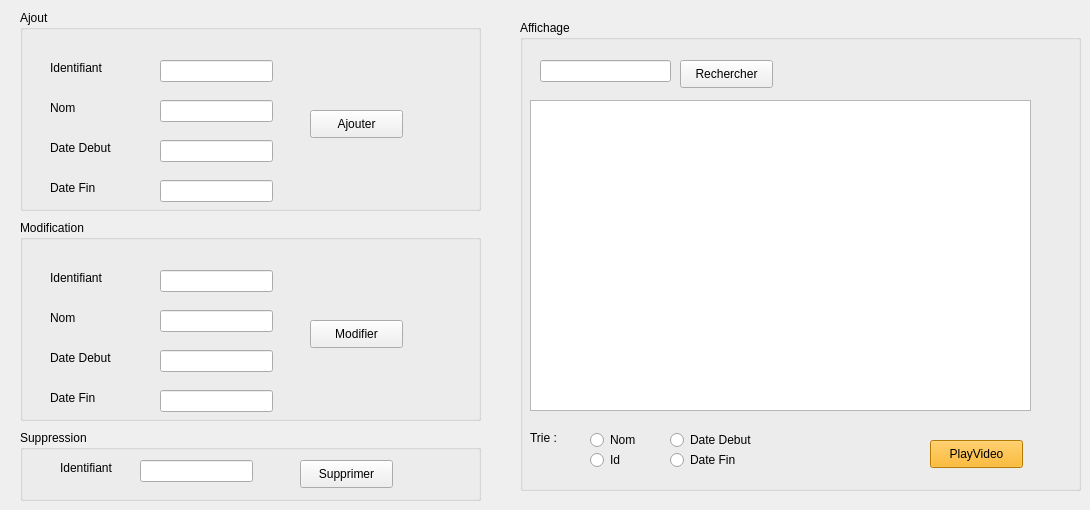
   <widget class="QWidget" name="tab">
    <attribute name="title">
     <string>Evennement</string>
    </attribute>
    <widget class="QGroupBox" name="groupBox">
     <property name="geometry">
      <rect>
       <x>20</x>
       <y>10</y>
       <width>461</width>
       <height>201</height>
      </rect>
     </property>
     <property name="styleSheet">
      <string notr="true"/>
     </property>
     <property name="title">
      <string>Ajout</string>
     </property>
     <widget class="QLabel" name="label">
      <property name="geometry">
       <rect>
        <x>30</x>
        <y>50</y>
        <width>71</width>
        <height>16</height>
       </rect>
      </property>
      <property name="text">
       <string>Identifiant</string>
      </property>
     </widget>
     <widget class="QLabel" name="label_2">
      <property name="geometry">
       <rect>
        <x>30</x>
        <y>90</y>
        <width>55</width>
        <height>16</height>
       </rect>
      </property>
      <property name="text">
       <string>Nom</string>
      </property>
     </widget>
     <widget class="QLabel" name="label_3">
      <property name="geometry">
       <rect>
        <x>30</x>
        <y>130</y>
        <width>71</width>
        <height>16</height>
       </rect>
      </property>
      <property name="text">
       <string>Date Debut</string>
      </property>
     </widget>
     <widget class="QLineEdit" name="le_id">
      <property name="geometry">
       <rect>
        <x>140</x>
        <y>50</y>
        <width>113</width>
        <height>22</height>
       </rect>
      </property>
      <property name="styleSheet">
       <string notr="true"/>
      </property>
     </widget>
     <widget class="QLineEdit" name="le_nom">
      <property name="geometry">
       <rect>
        <x>140</x>
        <y>90</y>
        <width>113</width>
        <height>22</height>
       </rect>
      </property>
      <property name="styleSheet">
       <string notr="true"/>
      </property>
     </widget>
     <widget class="QLineEdit" name="le_Date_Debut">
      <property name="geometry">
       <rect>
        <x>140</x>
        <y>130</y>
        <width>113</width>
        <height>22</height>
       </rect>
      </property>
      <property name="styleSheet">
       <string notr="true"/>
      </property>
     </widget>
     <widget class="QPushButton" name="pb_ajouter">
      <property name="geometry">
       <rect>
        <x>290</x>
        <y>100</y>
        <width>93</width>
        <height>28</height>
       </rect>
      </property>
      <property name="text">
       <string>Ajouter</string>
      </property>
     </widget>
     <widget class="QLabel" name="label_9">
      <property name="geometry">
       <rect>
        <x>30</x>
        <y>170</y>
        <width>71</width>
        <height>16</height>
       </rect>
      </property>
      <property name="text">
       <string>Date Fin</string>
      </property>
     </widget>
     <widget class="QLineEdit" name="le_Date_Fin">
      <property name="geometry">
       <rect>
        <x>140</x>
        <y>170</y>
        <width>113</width>
        <height>22</height>
       </rect>
      </property>
      <property name="styleSheet">
       <string notr="true"/>
      </property>
     </widget>
    </widget>
    <widget class="QGroupBox" name="groupBox_Nom_event">
     <property name="geometry">
      <rect>
       <x>520</x>
       <y>20</y>
       <width>561</width>
       <height>471</height>
      </rect>
     </property>
     <property name="title">
      <string>Affichage</string>
     </property>
     <widget class="QTableView" name="tab_etudiant">
      <property name="geometry">
       <rect>
        <x>10</x>
        <y>80</y>
        <width>501</width>
        <height>311</height>
       </rect>
      </property>
      <property name="styleSheet">
       <string notr="true"/>
      </property>
     </widget>
     <widget class="QLineEdit" name="rechercher_event">
      <property name="geometry">
       <rect>
        <x>20</x>
        <y>40</y>
        <width>131</width>
        <height>22</height>
       </rect>
      </property>
     </widget>
     <widget class="QPushButton" name="pb_recherche_event">
      <property name="geometry">
       <rect>
        <x>160</x>
        <y>40</y>
        <width>93</width>
        <height>28</height>
       </rect>
      </property>
      <property name="text">
       <string>Rechercher</string>
      </property>
     </widget>
     <widget class="QRadioButton" name="radioButton_nom_event">
      <property name="geometry">
       <rect>
        <x>70</x>
        <y>410</y>
        <width>95</width>
        <height>20</height>
       </rect>
      </property>
      <property name="text">
       <string>Nom </string>
      </property>
     </widget>
     <widget class="QRadioButton" name="radioButton_id_event">
      <property name="geometry">
       <rect>
        <x>70</x>
        <y>430</y>
        <width>95</width>
        <height>20</height>
       </rect>
      </property>
      <property name="text">
       <string>Id</string>
      </property>
     </widget>
     <widget class="QLabel" name="label_23">
      <property name="geometry">
       <rect>
        <x>10</x>
        <y>410</y>
        <width>61</width>
        <height>16</height>
       </rect>
      </property>
      <property name="text">
       <string>Trie : </string>
      </property>
     </widget>
     <widget class="QRadioButton" name="radioButton_DateDebut_event">
      <property name="geometry">
       <rect>
        <x>150</x>
        <y>410</y>
        <width>95</width>
        <height>20</height>
       </rect>
      </property>
      <property name="text">
       <string>Date Debut</string>
      </property>
     </widget>
     <widget class="QRadioButton" name="radioButton_DateFin_event">
      <property name="geometry">
       <rect>
        <x>150</x>
        <y>430</y>
        <width>95</width>
        <height>20</height>
       </rect>
      </property>
      <property name="text">
       <string>Date Fin</string>
      </property>
     </widget>
     <widget class="QPushButton" name="PlayVideo">
      <property name="geometry">
       <rect>
        <x>410</x>
        <y>420</y>
        <width>93</width>
        <height>28</height>
       </rect>
      </property>
      <property name="styleSheet">
       <string notr="true">background-color: rgb(255, 170, 0);
color: rgb(0, 0, 0);</string>
      </property>
      <property name="text">
       <string>PlayVideo</string>
      </property>
     </widget>
    </widget>
    <widget class="QGroupBox" name="groupBox_3">
     <property name="geometry">
      <rect>
       <x>20</x>
       <y>430</y>
       <width>461</width>
       <height>71</height>
      </rect>
     </property>
     <property name="styleSheet">
      <string notr="true"/>
     </property>
     <property name="title">
      <string>Suppression</string>
     </property>
     <widget class="QLabel" name="label_7">
      <property name="geometry">
       <rect>
        <x>40</x>
        <y>30</y>
        <width>61</width>
        <height>16</height>
       </rect>
      </property>
      <property name="text">
       <string>Identifiant</string>
      </property>
     </widget>
     <widget class="QLineEdit" name="le_id_supp">
      <property name="geometry">
       <rect>
        <x>120</x>
        <y>30</y>
        <width>113</width>
        <height>22</height>
       </rect>
      </property>
     </widget>
     <widget class="QPushButton" name="pb_supprimer">
      <property name="geometry">
       <rect>
        <x>280</x>
        <y>30</y>
        <width>93</width>
        <height>28</height>
       </rect>
      </property>
      <property name="text">
       <string>Supprimer</string>
      </property>
     </widget>
    </widget>
    <widget class="QGroupBox" name="groupBox_7">
     <property name="geometry">
      <rect>
       <x>20</x>
       <y>220</y>
       <width>461</width>
       <height>201</height>
      </rect>
     </property>
     <property name="styleSheet">
      <string notr="true"/>
     </property>
     <property name="title">
      <string>Modification</string>
     </property>
     <widget class="QLabel" name="label_11">
      <property name="geometry">
       <rect>
        <x>30</x>
        <y>50</y>
        <width>71</width>
        <height>16</height>
       </rect>
      </property>
      <property name="text">
       <string>Identifiant</string>
      </property>
     </widget>
     <widget class="QLabel" name="label_12">
      <property name="geometry">
       <rect>
        <x>30</x>
        <y>90</y>
        <width>55</width>
        <height>16</height>
       </rect>
      </property>
      <property name="text">
       <string>Nom</string>
      </property>
     </widget>
     <widget class="QLabel" name="label_13">
      <property name="geometry">
       <rect>
        <x>30</x>
        <y>130</y>
        <width>71</width>
        <height>16</height>
       </rect>
      </property>
      <property name="text">
       <string>Date Debut</string>
      </property>
     </widget>
     <widget class="QLineEdit" name="le_id_modifier">
      <property name="geometry">
       <rect>
        <x>140</x>
        <y>50</y>
        <width>113</width>
        <height>22</height>
       </rect>
      </property>
      <property name="styleSheet">
       <string notr="true"/>
      </property>
     </widget>
     <widget class="QLineEdit" name="le_nom_modifier">
      <property name="geometry">
       <rect>
        <x>140</x>
        <y>90</y>
        <width>113</width>
        <height>22</height>
       </rect>
      </property>
      <property name="styleSheet">
       <string notr="true"/>
      </property>
     </widget>
     <widget class="QLineEdit" name="le_Date_Debut_modifier">
      <property name="geometry">
       <rect>
        <x>140</x>
        <y>130</y>
        <width>113</width>
        <height>22</height>
       </rect>
      </property>
     </widget>
     <widget class="QPushButton" name="pb_modifier_event">
      <property name="geometry">
       <rect>
        <x>290</x>
        <y>100</y>
        <width>93</width>
        <height>28</height>
       </rect>
      </property>
      <property name="text">
       <string>Modifier</string>
      </property>
     </widget>
     <widget class="QLabel" name="label_14">
      <property name="geometry">
       <rect>
        <x>30</x>
        <y>170</y>
        <width>71</width>
        <height>16</height>
       </rect>
      </property>
      <property name="text">
       <string>Date Fin</string>
      </property>
     </widget>
     <widget class="QLineEdit" name="le_Date_Fin_modifier">
      <property name="geometry">
       <rect>
        <x>140</x>
        <y>170</y>
        <width>113</width>
        <height>22</height>
       </rect>
      </property>
     </widget>
    </widget>
   </widget>
